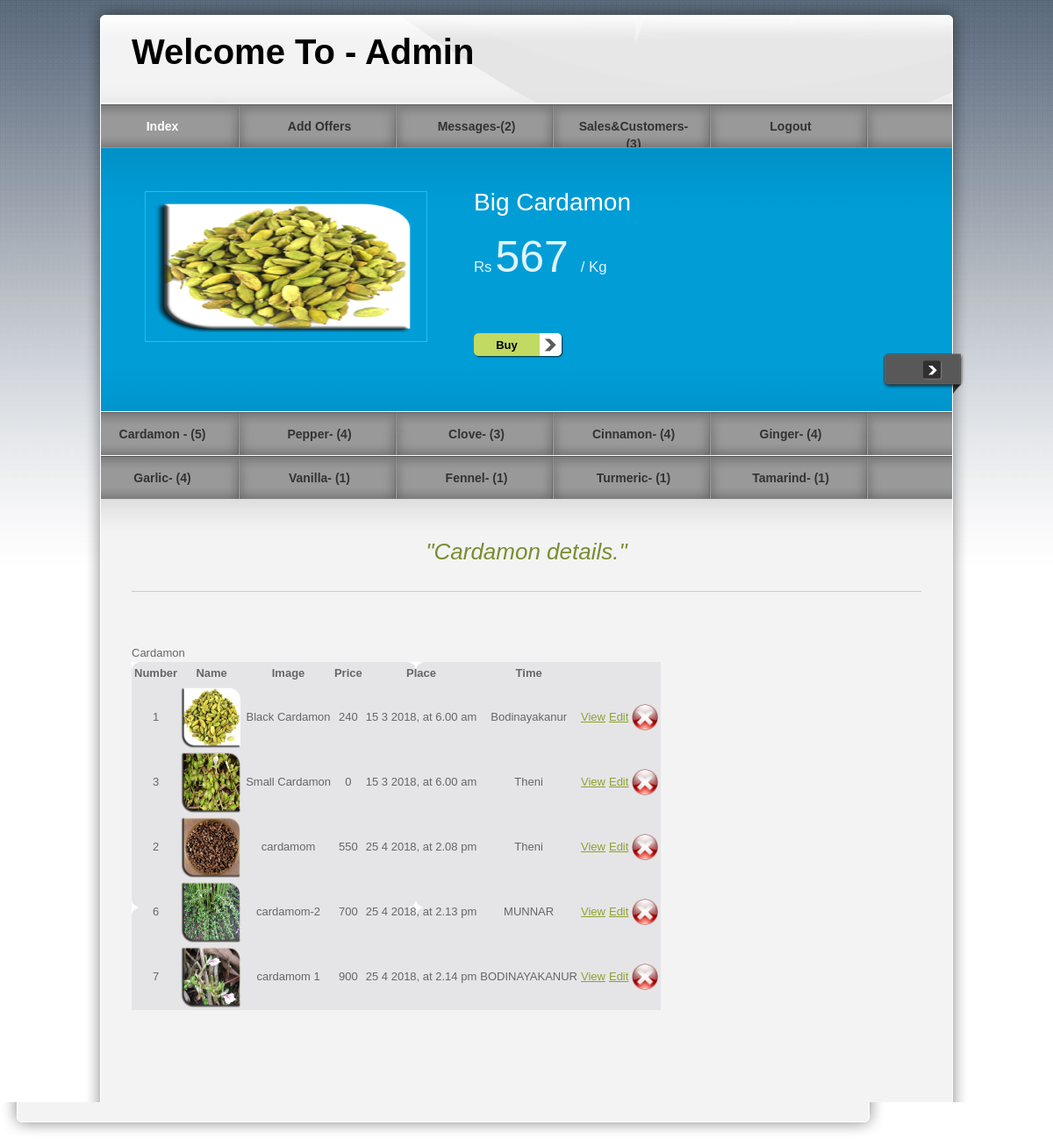
Page /pro/admin/admin.php on the committed database.
### tables this page shows
CREATE TABLE IF NOT EXISTS `offer` (
  `number` int(11) NOT NULL,
  `name` varchar(50) NOT NULL,
  `image` text NOT NULL,
  `price` varchar(50) NOT NULL,
  `time` varchar(50) NOT NULL,
  `details` varchar(100) NOT NULL,
  PRIMARY KEY (`number`)
);

CREATE TABLE IF NOT EXISTS `cardamom` (
  `number` int(50) NOT NULL AUTO_INCREMENT,
  `name` varchar(50) NOT NULL,
  `price` int(50) NOT NULL,
  `image` text NOT NULL,
  `time` varchar(50) NOT NULL,
  `place` varchar(100) NOT NULL,
  PRIMARY KEY (`number`)
);

### pro/admin/admin.php (the view, shortened to what this page needs)
<!DOCTYPE html PUBLIC "-//W3C//DTD XHTML 1.0 Transitional//EN" "http://www.w3.org/TR/xhtml1/DTD/xhtml1-transitional.dtd">
<head>
<link href="../templatemo_style.css" rel="stylesheet" type="text/css" />
<link href="../css/jquery.ennui.contentslider.css" rel="stylesheet" type="text/css" media="screen,projection" />
</head>
<body>
<div id="templatemo_wrapper">
    <div id="templatemo_header">
        <div id="site_title">
            <h1>Welcome To - Admin</h1>
        </div>
    </div>
  	<div id="templatemo_menu">
        <ul>
            <li><a href="admin.php" class="current" >Index</a></li>
            <li><a href="offer.php">Add Offers</a></li>
             <?php
$select=mysql_query("select * from message where status=1 ");
   $view=mysql_num_rows($select);
   ?>
            <li><a href="msg.php">Messages-(<?php echo $view;?>)</a></li>
             <?php
$select=mysql_query("select * from pay where status=1 ");
   $view=mysql_num_rows($select);
   ?>
            <li><a href="customer.php">Sales&Customers-(<?php echo $view;?>)</a></li>
            <li><a href="../logout.php">Logout</a></li>
        </ul>
    </div>
    <div id="templatemo_banner">
                <div id="one" class="contentslider">
                    <div class="cs_wrapper">
                        <div class="cs_slider">
                            <div class="cs_article">
                            	<div class="slider_content_wrapper">
                            	 <?PHP
$select=mysql_query("select * from offer where number=1 ");
$row=mysql_fetch_array($select);
 ?>
                      				<div class="right">
                                        <h2><?php echo $row['name'];?> </h2><br/>
                                        <p><big>Rs</big> <span style="font-size:50px"><?php echo $row['price'];?></span> <big> / Kg</big></p><br/>
                                        <div class="button"><a href="#">Buy</a></div>
                                    </div>
                                  <div class="left">
                                  <img src="<?php echo $row['image']; ?>" alt="Image 01" />
                                    </div>
                                </div>
                            </div>
                        </div>
                    </div>
                </div>
        </div> <?php
$select=mysql_query("select * from cardamom");
   $view=mysql_num_rows($select);
   ?>
        <div id="templatemo_menu">
        <ul>
            <li><a href="cardamon.php"  >Cardamon - (<?php echo $view;?>)</a></li>
            <?php
$select=mysql_query("select * from pepper");
   $view=mysql_num_rows($select);
   ?>
            <li><a href="pepper.php">Pepper- (<?php echo $view;?>)</a></li>
             <?php
$select=mysql_query("select * from clove");
   $view=mysql_num_rows($select);
   ?>
            <li><a href="clove.php">Clove- (<?php echo $view;?>)</a></li>
             <?php
$select=mysql_query("select * from cinnamon");
   $view=mysql_num_rows($select);
   ?>
            <li><a href="cinnamon.php">Cinnamon- (<?php echo $view;?>)</a></li>
             <?php
$select=mysql_query("select * from ginger");
   $view=mysql_num_rows($select);
   ?>
            <li><a href="ginger.php">Ginger- (<?php echo $view;?>)</a></li>
        </ul>
    </div>
    <div id="templatemo_menu">
        <ul><?php
$select=mysql_query("select * from garlic");
   $view=mysql_num_rows($select);
   ?>
            <li><a href="garlic.php" >Garlic- (<?php echo $view;?>)</a></li>
            <?php
$select=mysql_query("select * from vanilla");
   $view=mysql_num_rows($select);
   ?>
            <li><a href="vanilla.php">Vanilla- (<?php echo $view;?>)</a></li>
            <?php
$select=mysql_query("select * from fennel");
   $view=mysql_num_rows($select);
   ?>
            <li><a href="fennel.php">Fennel- (<?php echo $view;?>)</a></li>
            <?php
$select=mysql_query("select * from turmeric");
   $view=mysql_num_rows($select);
   ?>
            <li><a href="turmeric.php">Turmeric- (<?php echo $view;?>)</a></li>
            <?php
$select=mysql_query("select * from tamarind");
   $view=mysql_num_rows($select);
   ?>
            <li><a href="tamarind.php">Tamarind- (<?php echo $view;?>)</a></li>
        </ul>
    </div>
     <div id="templatemo_main"><span class="main_top"></span>
          <p class="welcome_text">&quot;Cardamon details.&quot;</p>
<div class="panel panel-success">
   <div class="panel-heading">
      Cardamon
   </div>
   <div class="panel-body">
   <table class="table" background="images/gallery_bg.jpg"
   <thead>
      <tr>
         <th>Number</th>
         <th>Name</th>
         <th>Image</th>
                  <th>Price</th>
         <th>Place</th>
         <th>Time</th>
      </tr>
   <tbody>
      <tr class="danger">
 <?PHP
$select=mysql_query("select * from cardamom ");
$view=mysql_num_rows($select);
 for($i=0;$i<$view;$i++)
 {
 ?><div class="table-responsive">
 <tr>
     <td align="center"><?php echo mysql_result($select,$i,"number");?></td>
        <td align="center">
        <img src="<?php echo mysql_result($select,$i,"image");?>" width="70" height="70" /></td>
    <td align="center"><?php echo mysql_result($select,$i,"name");?></td>
    <td align="center"><?php echo mysql_result($select,$i,"price");?></td>
    <td align="center"><?php echo mysql_result($select,$i,"time");?></td>
    <td align="center"><?php echo mysql_result($select,$i,"place");?></td>
    <td align="center"><a href="view2.php?edit=<?php echo mysql_result($select,$i,"number");?>">View</a>
        <td align="center"><a href="cardamonupdate.php?edit=<?php echo mysql_result($select,$i,"number");?>">Edit</a>
    <td align="right"><a href="<?php $_SERVER['DOCUMENT_ROOT'];?>?del=<?php echo mysql_result($select,$i,"number");?>"><img src="../images/Close.ico" width="30" height="30"/></a>
    </td>
  </tr></center>
  <?PHP
  }
  ?>
</table>
</div>
        </div>
                   <div class="cleaner_h30"></div>
              </div>
    </div>
    <div id="templatemo_main_bottom"></div>
    <div id="templatemo_footer">
    </div>
</body>
</html>

### pro/templatemo_style.css (style rules this page uses)
body { margin: 0px; padding: 0px; color: #666; font-family: Helevetica,Arial,sans-serif; font-size: 13px; line-height:1.5em; background-color: #fff; background-attachment:fixed; background-image: url(images/templatemo_body.jpg); background-repeat: repeat-x; }
a, a:link, a:visited { color: #8da332; }
p { margin: 0px; padding: 0 0 10px 0; }
img { border: none; }
h1 { font-size: 40px; font-weight: bold; margin: 0 0 30px 0; padding: 5px 0; color: #000; }
h2 { font-size: 28px; font-weight: normal; line-height: 28px; margin: 0 0 30px 0; padding: 0; color: #000; }
.cleaner_h30 { clear: both; width:100%; height: 30px; }
.button a { clear: both; display: block; width: 75px; height: 24px; padding: 4px 27px 0 0; margin-top: 15px; background: url(images/templatemo_button.png) no-repeat; color: #000; font-weight: bold; text-align: center; text-decoration: none; }
#templatemo_wrapper { width: 1010px; margin: 0 auto; }
#templatemo_header { width: 900px; height: 68px; padding: 50px 55px 0; background: url(images/templatemo_header.png) no-repeat; }
#templatemo_header #site_title { float: left; width: 500px; padding: 0; }
#templatemo_header #site_title h1 { margin: 0; padding: 0; }
#templatemo_menu { width: 970px; height: 50px; padding: 0 20px; background: url(images/templatemo_menu.png) repeat-x; }
#templatemo_menu ul { margin: 0; padding: 0; list-style: none; }
#templatemo_menu ul li { padding: 0px; margin: 0px; display: inline; }
#templatemo_menu ul li a { float: left; display: block; width: 140px; height: 33px; padding: 17px 34px 0 0; margin: 0 5px 0 0 ; font-size: 14px; text-align: center; text-decoration: none; color: #333; font-weight: bold; outline: none; border: none; background: url(images/templatemo_menu_divider.png) right no-repeat; }
#templatemo_menu ul li a:hover, #templatemo_menu ul li .current { color: #fff; }
#templatemo_banner { clear: both; position: relative; width: 970px; height: 201px; padding: 50px 20px; background: url(images/templatemo_slider.png) no-repeat; }
#templatemo_main { position: relative; width: 900px; padding: 45px 55px; background: url(images/templatemo_content.png) repeat-y; }
#templatemo_main .main_top { position: absolute; top: 0; left: 20px; width: 970px; height: 45px; background: url(images/templatemo_content_top.png) no-repeat; }
#templatemo_main_bottom { width: 1010px; height: 40px; background: url(images/templatemo_content_bottom.png) no-repeat; }
.welcome_text { font-size: 26px; color: #7a8d31; font-style: italic; text-align: center; margin-bottom: 60px; padding-bottom: 30px; line-height: 30px; border-bottom: 1px solid #CCC; }
#templatemo_footer { width: 910px; padding: 0 30px 10px; text-align: center; color: #666; }

### rows in the picture
offer: name "Big Cardamon", price "567", image (picture)
cardamom: number "1", image (picture), name "Black Cardamon", price "240", time "15 3 2018, at 6.00 am", place "Bodinayakanur"
cardamom: number "3", image (picture), name "Small Cardamon", price "0", time "15 3 2018, at 6.00 am", place "Theni"
cardamom: number "2", image (picture), name "cardamom", price "550", time "25 4 2018, at 2.08 pm", place "Theni"
cardamom: number "6", image (picture), name "cardamom-2", price "700", time "25 4 2018, at 2.13 pm", place "MUNNAR"
cardamom: number "7", image (picture), name "cardamom 1", price "900", time "25 4 2018, at 2.14 pm", place "BODINAYAKANUR"

### other values in the picture
$view "2"
$view "3"
$view "5"
$view "4"
$view "1"
